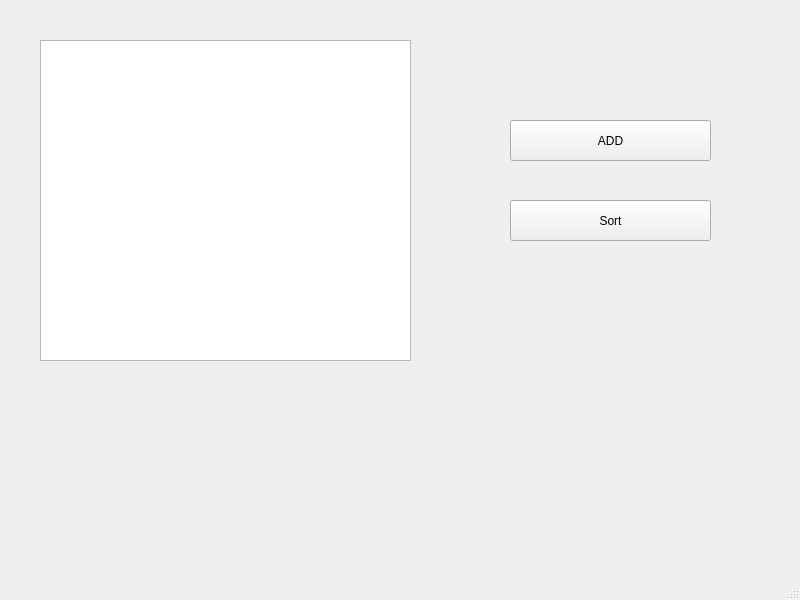
<?xml version="1.0" encoding="UTF-8"?>
<ui version="4.0">
 <class>MainWindow</class>
 <widget class="QMainWindow" name="MainWindow">
  <property name="geometry">
   <rect>
    <x>0</x>
    <y>0</y>
    <width>800</width>
    <height>600</height>
   </rect>
  </property>
  <property name="windowTitle">
   <string>MainWindow</string>
  </property>
  <widget class="QWidget" name="centralwidget">
   <widget class="QPushButton" name="ADD">
    <property name="geometry">
     <rect>
      <x>510</x>
      <y>120</y>
      <width>201</width>
      <height>41</height>
     </rect>
    </property>
    <property name="text">
     <string>ADD</string>
    </property>
   </widget>
   <widget class="QPushButton" name="Sort">
    <property name="geometry">
     <rect>
      <x>510</x>
      <y>200</y>
      <width>201</width>
      <height>41</height>
     </rect>
    </property>
    <property name="text">
     <string>Sort</string>
    </property>
   </widget>
   <widget class="QListWidget" name="listWidget">
    <property name="geometry">
     <rect>
      <x>40</x>
      <y>40</y>
      <width>371</width>
      <height>321</height>
     </rect>
    </property>
   </widget>
  </widget>
  <widget class="QMenuBar" name="menubar">
   <property name="geometry">
    <rect>
     <x>0</x>
     <y>0</y>
     <width>800</width>
     <height>22</height>
    </rect>
   </property>
  </widget>
  <widget class="QStatusBar" name="statusbar"/>
 </widget>
 <resources/>
 <connections/>
</ui>
